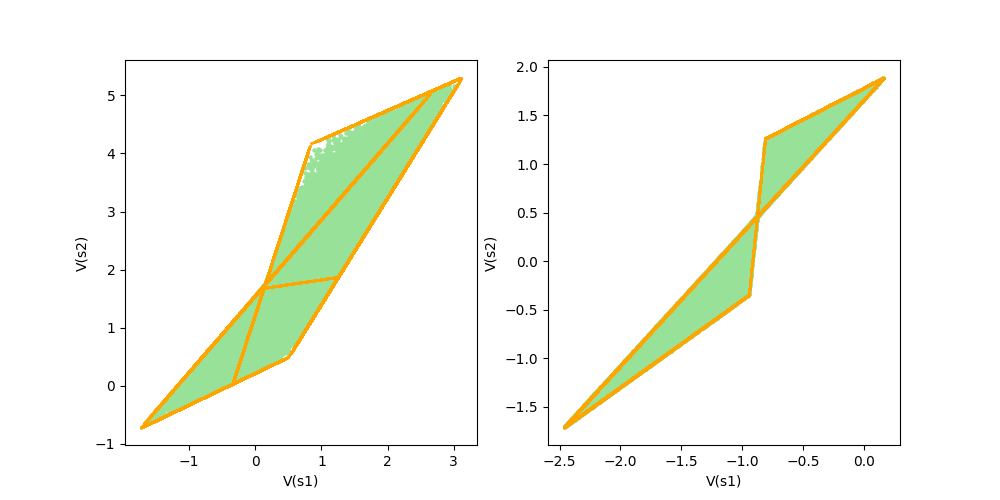

Reproduce this figure in Python.

import random
import numpy as np
import matplotlib
import matplotlib.pyplot as plt
import itertools

matplotlib.use('Agg')

num_states = 2
num_actions = 3
gamma = 0.8

color = np.array([152./255, 225./255, 152./255]).reshape(1,-1)

# define random reward function
r = np.random.uniform(-1, 1, num_states*num_actions)

# define random transition function
alphas = np.ones(num_states)
P = np.zeros((num_states*num_actions, num_states))
for sa in range(num_states*num_actions):
  P[sa] = np.random.dirichlet(alphas) 

# MDP defined in Figure 3,4,5,6 left
r = np.array([-0.1, -1., 0.1, 0.4, 1.5, 0.1])

P = np.array([[ 0.9,  0.1],
       [ 0.2,  0.8],
       [ 0.7,  0.3],
       [ 0.05,  0.95],
       [ 0.25, 0.75],
       [ 0.3, 0.7]])


num_samples = 100000
value_functions = []
for _ in range(num_samples):
    alphas = np.ones(num_actions)
    Pi = np.zeros((num_states, num_states*num_actions))
    for s in range(num_states):
        Pi[s, s*num_actions:(s+1)*num_actions] = np.random.dirichlet(alphas)

    P_pi = np.matmul(Pi, P)
    r_pi = np.matmul(Pi, r)

    V_pi = np.matmul(np.linalg.inv((np.eye(num_states) - gamma*P_pi)), r_pi)
    value_functions.append(V_pi)

xmin = min(V[0] for V in value_functions)
xmax = max(V[0] for V in value_functions)
ymin = min(V[1] for V in value_functions)
ymax = max(V[1] for V in value_functions)
eps = 0.2


#@title Value functions of semi-deterministic policies
params_sd_policies = []
for s in range(num_states):
  for a in range(num_actions):
    p = np.zeros(num_actions)
    p[a] = 1
    params_sd_policies.append((s, p))

value_functions_semi_deter = []
for params in params_sd_policies:
  state, state_policy = params
 
  for _ in range(10000):    
    alphas = np.ones(num_actions)
    Pi = np.zeros((num_states, num_states*num_actions))
    for s in range(num_states):
      Pi[s, s*num_actions:(s+1)*num_actions] = np.random.dirichlet(alphas)
    Pi[state, state*num_actions:(state+1)*num_actions] = state_policy    

    P_pi = np.matmul(Pi, P)
    r_pi = np.matmul(Pi, r)
    V_pi = np.matmul(np.linalg.inv((np.eye(num_states) - gamma*P_pi)), r_pi)
    value_functions_semi_deter.append(V_pi)
    
plt.figure(figsize=(10,5))
plt.subplot(121)
plt.scatter(*zip(*value_functions), color=color, s=5)
plt.scatter(*zip(*value_functions_semi_deter), color='orange', s=1)
ax = plt.gca()
ax.set_xlabel('V(s1)')                            # x label
ax.set_ylabel('V(s2)')                            # y label




num_states = 2
num_actions = 2
gamma = 0.9

color = np.array([152./255, 225./255, 152./255]).reshape(1,-1)

# define random reward function
r = np.random.uniform(-1, 1, num_states*num_actions)

# define random transition function
alphas = np.ones(num_states)
P = np.zeros((num_states*num_actions, num_states))
for sa in range(num_states*num_actions):
  P[sa] = np.random.dirichlet(alphas) 

# MDP defined in Figure 2(d)
# r = [r(a1, s1), r(a2, s1), r(a1, s2), r(a2, s2)]
r = np.array([-0.45, -0.1,  0.5,  0.5])

# P = [
# ..[P(s1| a1, s1), P(s2| a1, s1)],
# ..[P(s1| a2, s1), P(s2| a2, s1)],
# ..[P(s1| a1, s2), P(s2| a1, s2)],
# ..[P(s1| a2, s2), P(s2| a2, s2)]
#]
P = np.array([[ 0.7,  0.3],
       [ 0.99,  0.01],
       [ 0.2,  0.8],
       [ 0.99,  0.01]])


num_samples = 50000
value_functions = []
for _ in range(num_samples):
    alphas = np.ones(num_actions)
    Pi = np.zeros((num_states, num_states*num_actions))
    for s in range(num_states):
        Pi[s, s*num_actions:(s+1)*num_actions] = np.random.dirichlet(alphas)

    P_pi = np.matmul(Pi, P)
    r_pi = np.matmul(Pi, r)

    V_pi = np.matmul(np.linalg.inv((np.eye(num_states) - gamma*P_pi)), r_pi)
    value_functions.append(V_pi)

xmin = min(V[0] for V in value_functions)
xmax = max(V[0] for V in value_functions)
ymin = min(V[1] for V in value_functions)
ymax = max(V[1] for V in value_functions)
eps = 0.2

#@title Value functions of semi-deterministic policies
params_sd_policies = []
for s in range(num_states):
  for a in range(num_actions):
    p = np.zeros(num_actions)
    p[a] = 1
    params_sd_policies.append((s, p))

value_functions_semi_deter = []
for params in params_sd_policies:
  state, state_policy = params
 
  for _ in range(10000):    
    alphas = np.ones(num_actions)
    Pi = np.zeros((num_states, num_states*num_actions))
    for s in range(num_states):
      Pi[s, s*num_actions:(s+1)*num_actions] = np.random.dirichlet(alphas)
    Pi[state, state*num_actions:(state+1)*num_actions] = state_policy    

    P_pi = np.matmul(Pi, P)
    r_pi = np.matmul(Pi, r)
    V_pi = np.matmul(np.linalg.inv((np.eye(num_states) - gamma*P_pi)), r_pi)
    value_functions_semi_deter.append(V_pi)
    


plt.subplot(122)
plt.scatter(*zip(*value_functions), color=color, s=5)
plt.scatter(*zip(*value_functions_semi_deter), color='orange', s=1)
ax = plt.gca()
ax.set_xlabel('V(s1)')                            # x label
ax.set_ylabel('V(s2)')                            # y label

plt.savefig('figure11.png')
